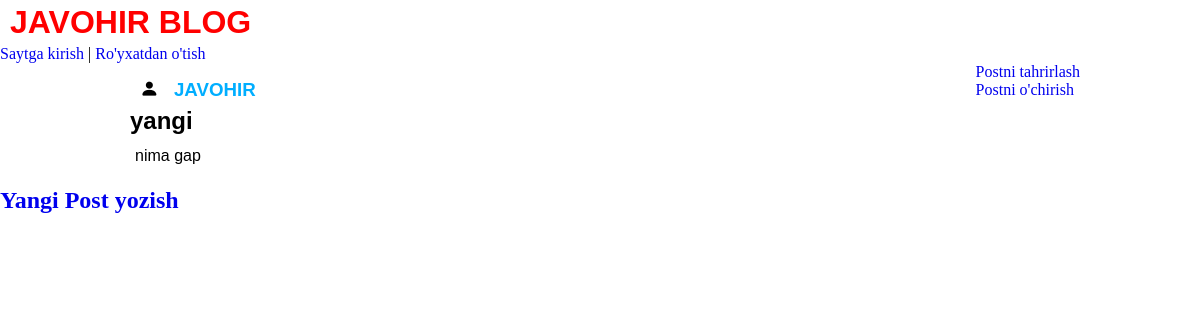
Page /post/6/ on the committed database.
### blog/models.py (models this page shows, shortened)
class Post(models.Model):
    title = models.CharField(max_length=200)
    author = models.ForeignKey(
        'auth.User',
        on_delete=models.CASCADE
    )
    body = models.TextField()

### blog/views.py (the view)
# urls.py: path('post/<int:pk>/', BlogDetailView.as_view(), name='post_detail'),
class BlogDetailView(DetailView):
    model = Post
    template_name = 'post_detail.html'

### templates/post_detail.html
{% extends 'base.html' %}
{% block content %}
    <div class="post-entry news_post">
        <h3 class="author" title="{{ post.author }}">
            <i class="bi bi-person-fill user_icon"></i>
            {{ post.author }}
        </h3>
        <h2 class="title">{{ post.title }}</h2>
        <p class="news">{{ post.body }}</p>
    </div>
    <div>
        <p>
            <a href="{% url 'post_edit' post.pk %}">Postni tahrirlash</a>
        </p>
        <p>
            <a href="{% url 'post_delete' post.pk %}">Postni o'chirish</a>
        </p>
    </div>
{% endblock content %}

### static/css/base.css (style rules this page uses)
html { font-size: 100%; overflow-x: hidden; }
* { padding: 0; margin: 0; scroll-behavior: smooth; }
*, *::before, *::after { -moz-box-sizing: border-box; -webkit-box-sizing: border-box; box-sizing: border-box; }
a, a:visited { text-decoration: none; }
.news_post { padding: 10px 10px; display: block !important; cursor: pointer; }
.title { font-family: sans-serif; font-weight: 600; }
.author { padding: 6px 10px; color: #00aeff; cursor: pointer; display: inline-block; font-weight: 700; font-family: sans-serif; text-transform: uppercase; }
.user_icon { padding-right: 10px; color: #000; }
.news { padding: 5px; font-family: sans-serif; line-height: 2; }

### rows in the picture
Post: author "JAVOHIR", title "yangi", body "nima gap"
